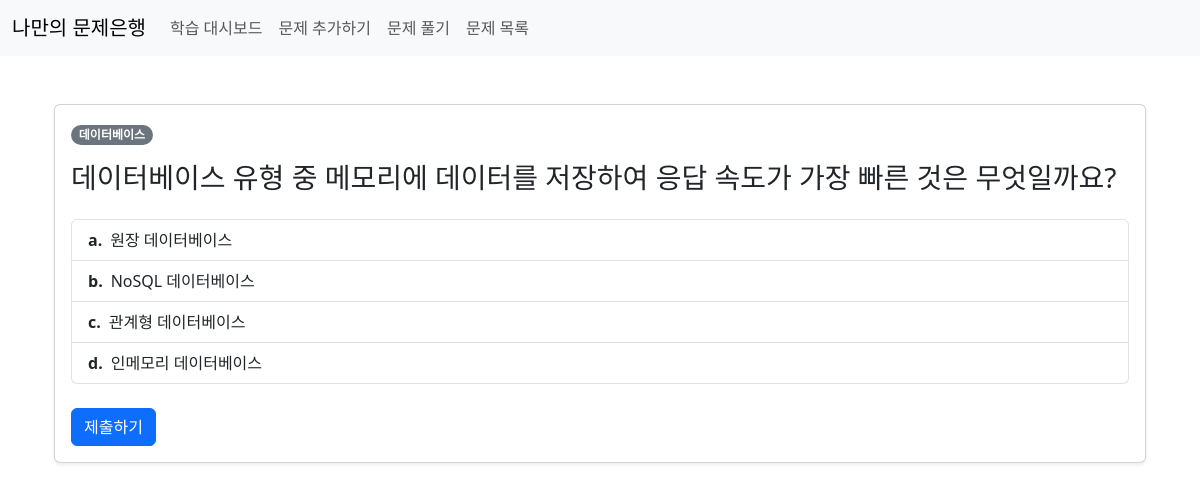
/question/14/, run on the app's committed database.
### mistake_note/models.py (models this page shows, shortened)
class Question(models.Model):
    TYPE_CHOICES = [
        ('MCQ', '객관식'),
        ('SA', '주관식'),
        ('MA', '복수정답'),
    ]
    type = models.CharField(max_length=3, choices=TYPE_CHOICES, default='MCQ')
    exam = models.ForeignKey(Exam, on_delete=models.SET_NULL, null=True)
    category = models.ForeignKey(Category, on_delete=models.SET_NULL, null=True)
    tags = models.ManyToManyField(Tag, blank=True)
    content = models.TextField(verbose_name='문제 내용')  # TextField로 변경
    passage = models.TextField(verbose_name='지문', blank=True, null=True)  # TextField로 변경
    solved_count = models.IntegerField(default=0, verbose_name="풀이 횟수")
    incorrect_count = models.IntegerField(default=0, verbose_name="오답 횟수")
    correct_count = models.IntegerField(default=0, verbose_name="맞춘 횟수")
    correct_answer = models.CharField(max_length=200)
    options = models.TextField(blank=True, help_text="객관식/복수 정답 보기를 콤마(,)로 구분하여 입력하세요.")
    explanation = models.TextField(verbose_name='해설', blank=True, null=True)  # TextField로 변경
    image = models.ImageField(upload_to='questions/', blank=True, null=True)
    created_at = models.DateTimeField(auto_now_add=True)

class Category(models.Model):
    exam = models.ForeignKey(Exam, on_delete=models.CASCADE)
    name = models.CharField(max_length=100)
    class Meta:
        verbose_name_plural = 'Categories'

### mistake_note/views.py (the view, shortened to what this page needs)
# urls.py: path('question/<int:pk>/', views.question_detail, name='question_detail'),
def question_detail(request, pk):
    question = get_object_or_404(Question, pk=pk)
    options = [opt.strip() for opt in question.options.split(',') if opt]
    random.shuffle(options)
    alphabet = "abcdefghijklmnopqrstuvwxyz"
    options_with_labels = [{'label': alphabet[i], 'text': opt} for i, opt in enumerate(options)]
    next_question = Question.objects.filter(id__gt=pk).order_by('id').first()
    next_question_pk = next_question.id if next_question else None
    context = {
        'question': question,
        'options_with_labels': options_with_labels,
        'next_question_pk': next_question_pk,
    }
    return render(request, 'mistake_note/question_detail.html', context)

### mistake_note/templates/mistake_note/question_detail.html (shortened to what this page needs)
{% extends 'base.html' %}
{% block content %}
<div class="container my-5"
     id="quiz-page-container"
     data-quiz-mode="false"
     data-question-id="{{ question.id }}"
     data-question-type="{{ question.type }}"
     data-record-url="{% url 'mistake_note:question_detail' pk=question.pk %}"
     data-summary-url="{% url 'mistake_note:question_list' %}">
    <div class="card shadow-sm">
        <div class="card-body">
            <div class="mb-3">
                <span class="badge rounded-pill bg-secondary">{{ question.category.name }}</span>
            </div>
            <h5 class="card-title mb-3">{{ question.content|safe }}</h5>
            {% if question.type == 'MCQ' or question.type == 'MA' %}
            <div id="options-container" class="mt-4 list-group">
                {% for item in options_with_labels %}
                <div class="option list-group-item list-group-item-action" data-value="{{ item.text }}">
                    <b class="me-2">{{ item.label }}.</b>
                    <span>{{ item.text }}</span>
                </div>
                {% endfor %}
            </div>
            {% endif %}
            <div class="mt-4">
                <button id="submit-btn" type="button" class="btn btn-primary">제출하기</button>
            </div>
        </div>
    </div>
</div>
{% endblock %}

### mistake_note/static/mistake_note/css/style.css (style rules this page uses)
.card-body .option { cursor: pointer; transition: all 0.2s ease-in-out; display: flex; align-items: center; }
#quiz-page-container .card-body h5.card-title, #quiz-page-container .card-body h5.card-title p { font-size: 1.75rem !important; margin-bottom: 0; display: inline; }

### data on the page
Question: category.name "데이터베이스", content "데이터베이스 유형 중 메모리에 데이터를 저장하여 응답 속도가 가장 빠른 것은 무엇일까요?"

### other printed values
{{ item.label }} "a" "b" "c" "d"
{{ item.text }} "원장 데이터베이스" "NoSQL 데이터베이스" "관계형 데이터베이스" "인메모리 데이터베이스"
